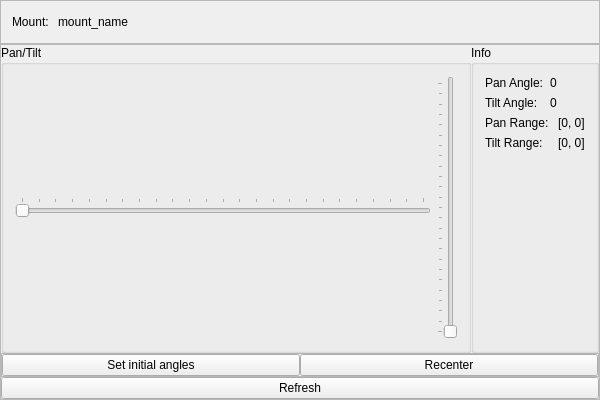
<?xml version="1.0" encoding="UTF-8"?>
<ui version="4.0">
 <class>MountControlsWidgetClass</class>
 <widget class="QWidget" name="MountControlsWidgetClass">
  <property name="geometry">
   <rect>
    <x>0</x>
    <y>0</y>
    <width>600</width>
    <height>400</height>
   </rect>
  </property>
  <property name="windowTitle">
   <string>MountControlsWidget</string>
  </property>
  <layout class="QVBoxLayout" name="verticalLayout">
   <property name="spacing">
    <number>0</number>
   </property>
   <property name="leftMargin">
    <number>0</number>
   </property>
   <property name="topMargin">
    <number>0</number>
   </property>
   <property name="rightMargin">
    <number>0</number>
   </property>
   <property name="bottomMargin">
    <number>0</number>
   </property>
   <item>
    <widget class="QFrame" name="frame">
     <property name="frameShape">
      <enum>QFrame::Shape::StyledPanel</enum>
     </property>
     <property name="frameShadow">
      <enum>QFrame::Shadow::Raised</enum>
     </property>
     <layout class="QHBoxLayout" name="horizontalLayout_2">
      <item>
       <widget class="QLabel" name="label">
        <property name="text">
         <string>Mount: </string>
        </property>
       </widget>
      </item>
      <item>
       <widget class="QLabel" name="labelMountName">
        <property name="text">
         <string>mount_name</string>
        </property>
       </widget>
      </item>
      <item>
       <spacer name="horizontalSpacer">
        <property name="orientation">
         <enum>Qt::Orientation::Horizontal</enum>
        </property>
        <property name="sizeHint" stdset="0">
         <size>
          <width>434</width>
          <height>20</height>
         </size>
        </property>
       </spacer>
      </item>
     </layout>
    </widget>
   </item>
   <item>
    <widget class="QFrame" name="frame_2">
     <property name="frameShape">
      <enum>QFrame::Shape::StyledPanel</enum>
     </property>
     <property name="frameShadow">
      <enum>QFrame::Shadow::Raised</enum>
     </property>
     <layout class="QGridLayout" name="gridLayout">
      <property name="leftMargin">
       <number>0</number>
      </property>
      <property name="topMargin">
       <number>0</number>
      </property>
      <property name="rightMargin">
       <number>0</number>
      </property>
      <property name="bottomMargin">
       <number>0</number>
      </property>
      <property name="spacing">
       <number>0</number>
      </property>
      <item row="1" column="0" colspan="2">
       <widget class="QFrame" name="frameButtons">
        <property name="frameShape">
         <enum>QFrame::Shape::StyledPanel</enum>
        </property>
        <property name="frameShadow">
         <enum>QFrame::Shadow::Raised</enum>
        </property>
        <layout class="QHBoxLayout" name="horizontalLayout_3">
         <property name="spacing">
          <number>0</number>
         </property>
         <property name="leftMargin">
          <number>0</number>
         </property>
         <property name="topMargin">
          <number>0</number>
         </property>
         <property name="rightMargin">
          <number>0</number>
         </property>
         <property name="bottomMargin">
          <number>0</number>
         </property>
         <item>
          <widget class="QPushButton" name="buttonSetInitialAngles">
           <property name="text">
            <string>Set initial angles</string>
           </property>
          </widget>
         </item>
         <item>
          <widget class="QPushButton" name="buttonRecenter">
           <property name="text">
            <string>Recenter</string>
           </property>
          </widget>
         </item>
        </layout>
       </widget>
      </item>
      <item row="0" column="0">
       <widget class="QGroupBox" name="groupSliders">
        <property name="title">
         <string>Pan/Tilt</string>
        </property>
        <layout class="QHBoxLayout" name="horizontalLayout">
         <item>
          <widget class="QSlider" name="sliderPan">
           <property name="maximum">
            <number>360</number>
           </property>
           <property name="orientation">
            <enum>Qt::Orientation::Horizontal</enum>
           </property>
           <property name="tickPosition">
            <enum>QSlider::TickPosition::TicksAbove</enum>
           </property>
           <property name="tickInterval">
            <number>15</number>
           </property>
          </widget>
         </item>
         <item>
          <widget class="QSlider" name="sliderTilt">
           <property name="maximum">
            <number>360</number>
           </property>
           <property name="pageStep">
            <number>15</number>
           </property>
           <property name="orientation">
            <enum>Qt::Orientation::Vertical</enum>
           </property>
           <property name="tickPosition">
            <enum>QSlider::TickPosition::TicksAbove</enum>
           </property>
           <property name="tickInterval">
            <number>15</number>
           </property>
          </widget>
         </item>
        </layout>
       </widget>
      </item>
      <item row="0" column="1">
       <widget class="QGroupBox" name="groupBox_2">
        <property name="title">
         <string>Info</string>
        </property>
        <layout class="QGridLayout" name="gridLayout_2">
         <item row="3" column="2">
          <widget class="QLabel" name="labelTiltRange">
           <property name="text">
            <string>[0, 0]</string>
           </property>
          </widget>
         </item>
         <item row="1" column="0">
          <widget class="QLabel" name="label_5">
           <property name="text">
            <string>Tilt Angle:</string>
           </property>
          </widget>
         </item>
         <item row="0" column="1" colspan="2">
          <widget class="QLabel" name="labelPanAngle">
           <property name="text">
            <string>0</string>
           </property>
          </widget>
         </item>
         <item row="1" column="1" colspan="2">
          <widget class="QLabel" name="labelTiltAngle">
           <property name="text">
            <string>0</string>
           </property>
          </widget>
         </item>
         <item row="0" column="0">
          <widget class="QLabel" name="label_3">
           <property name="text">
            <string>Pan Angle:</string>
           </property>
          </widget>
         </item>
         <item row="2" column="0" colspan="2">
          <widget class="QLabel" name="label_2">
           <property name="text">
            <string>Pan Range: </string>
           </property>
          </widget>
         </item>
         <item row="2" column="2">
          <widget class="QLabel" name="labelPanRange">
           <property name="text">
            <string>[0, 0]</string>
           </property>
          </widget>
         </item>
         <item row="3" column="0" colspan="2">
          <widget class="QLabel" name="label_4">
           <property name="text">
            <string>Tilt Range: </string>
           </property>
          </widget>
         </item>
         <item row="4" column="0" colspan="3">
          <spacer name="verticalSpacer">
           <property name="orientation">
            <enum>Qt::Orientation::Vertical</enum>
           </property>
           <property name="sizeHint" stdset="0">
            <size>
             <width>20</width>
             <height>40</height>
            </size>
           </property>
          </spacer>
         </item>
        </layout>
       </widget>
      </item>
      <item row="2" column="0" colspan="2">
       <widget class="QPushButton" name="buttonRefresh">
        <property name="text">
         <string>Refresh</string>
        </property>
       </widget>
      </item>
     </layout>
    </widget>
   </item>
  </layout>
 </widget>
 <layoutdefault spacing="6" margin="11"/>
 <resources/>
 <connections/>
</ui>
